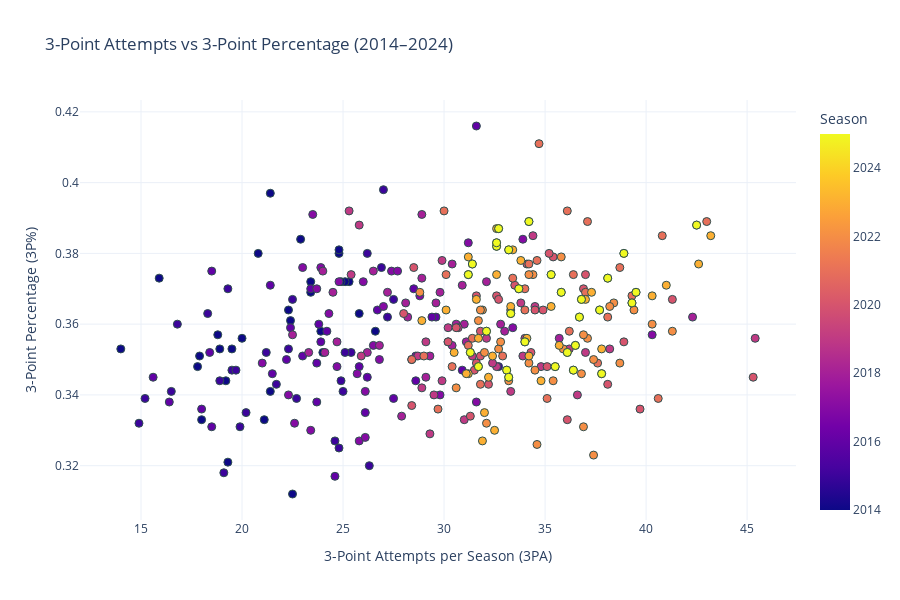

Here is the notebook cell this chart was saved with:
### Markdown cell above
This chart visualizes the relationship between how often teams attempted 3-point shots and how efficiently they made them.
We expected to see a trend where teams that shoot more 3s might trade off accuracy — but that isn't always the case.

### Code cell
import plotly.express as px

# Prepare data (ensure correct types)
nba_df['3P%'] = pd.to_numeric(nba_df['3P%'], errors='coerce')
nba_df['3PA'] = pd.to_numeric(nba_df['3PA'], errors='coerce')
nba_df.dropna(subset=['3PA', '3P%', 'Team', 'Season'], inplace=True)

# Create interactive plot
fig = px.scatter(
    nba_df,
    x='3PA',
    y='3P%',
    color='Season',
    hover_name='Team',
    hover_data={'Season': True, '3PA': True, '3P%': True},
    title='3-Point Attempts vs 3-Point Percentage (2014–2024)',
    color_continuous_scale='Plasma',
    template='plotly_white'
)

# Add regression trend line
fig.update_traces(marker=dict(size=8, line=dict(width=1, color='DarkSlateGrey')))
fig.update_layout(
    xaxis_title='3-Point Attempts per Season (3PA)',
    yaxis_title='3-Point Percentage (3P%)',
    legend_title='Season',
    height=600
)

fig.show()

### Figure 1 — Plotly figure (JSON) as saved in the notebook; plotly's stock layout.template omitted (floating-point values rounded to 4 significant figures; data arrays with more than 128 entries replaced by an {"elided": "..."} marker saying what was removed)
{"data": [{"customdata": {"elided": "360x1 int values"}, "hovertemplate": "<b>%{hovertext}</b><br><br>3PA=%{x}<br>3P%=%{y}<br>Season=%{marker.color}<extra></extra>", "hovertext": {"elided": "360 str values"}, "legendgroup": "", "marker": {"color": {"elided": "360 int values"}, "coloraxis": "coloraxis", "line": {"color": "DarkSlateGrey", "width": 1}, "size": 8, "symbol": "circle"}, "mode": "markers", "name": "", "orientation": "v", "showlegend": false, "type": "scatter", "x": {"elided": "360 float values"}, "xaxis": "x", "y": {"elided": "360 float values"}, "yaxis": "y"}], "layout": {"coloraxis": {"colorbar": {"title": {"text": "Season"}}, "colorscale": [[0, "#0d0887"], [0.1111, "#46039f"], [0.2222, "#7201a8"], [0.3333, "#9c179e"], [0.4444, "#bd3786"], [0.5556, "#d8576b"], [0.6667, "#ed7953"], [0.7778, "#fb9f3a"], [0.8889, "#fdca26"], [1, "#f0f921"]]}, "height": 600, "legend": {"title": {"text": "Season"}, "tracegroupgap": 0}, "title": {"text": "3-Point Attempts vs 3-Point Percentage (2014–2024)"}, "xaxis": {"anchor": "y", "domain": [0, 1], "title": {"text": "3-Point Attempts per Season (3PA)"}}, "yaxis": {"anchor": "x", "domain": [0, 1], "title": {"text": "3-Point Percentage (3P%)"}}}}
